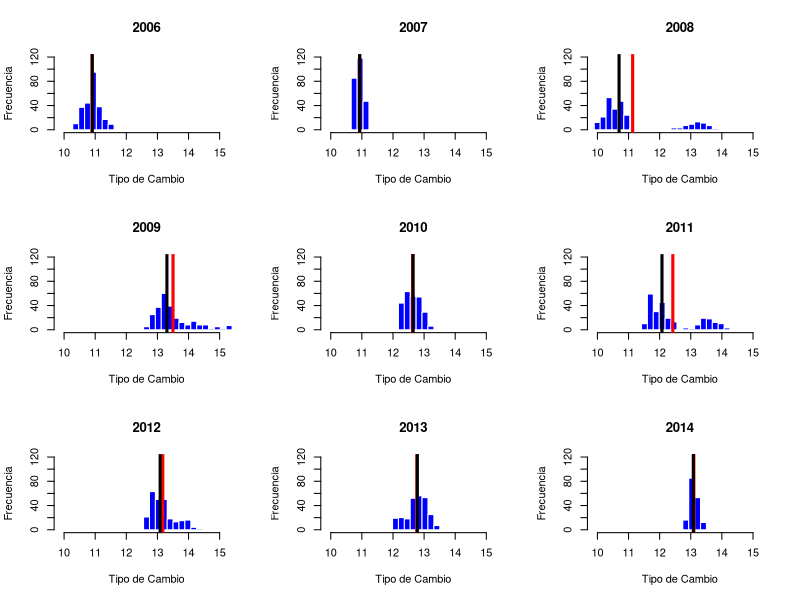
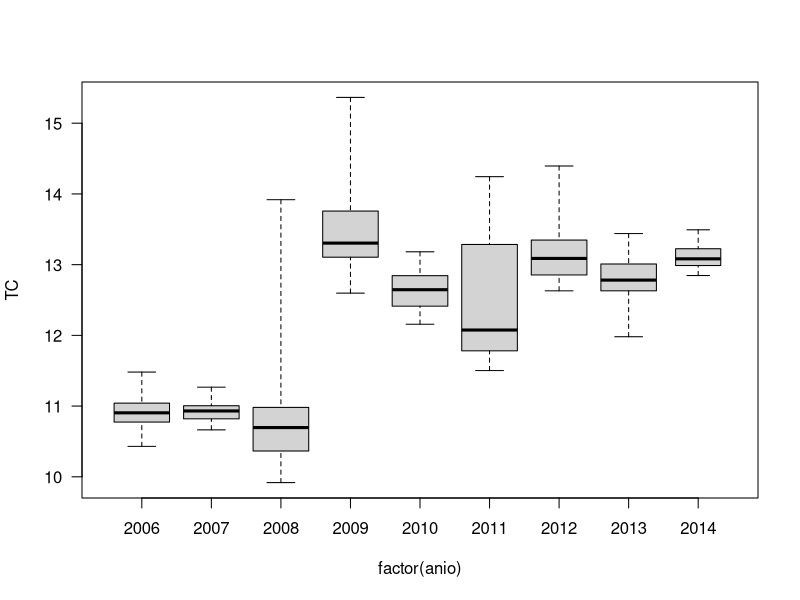
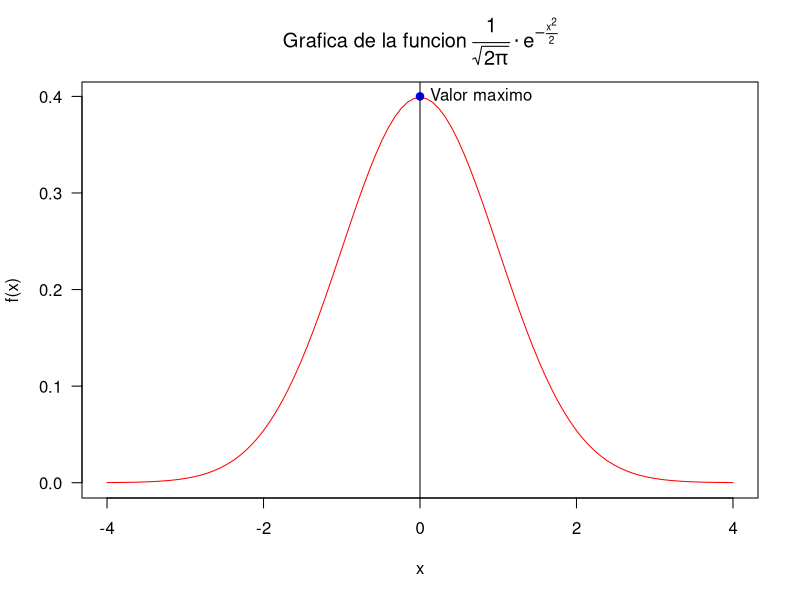

Write R code to recreate these figures, in order.
## ---- chunk 1
directorio <- "/Users/Adriana/Desktop/Ejercicio08"
## ---- chunk 2
setwd(directorio)
TC.Banxico <- read.table("./tipoCambioBanxico.txt", 
           sep ="|",
           header =TRUE,
           stringsAsFactors = FALSE)
## ---- chunk 3
TC.Banxico$Fecha.DOF <-as.Date(TC.Banxico$Fecha.DOF, format = "%d/%m/%Y")
temporal <- as.POSIXlt(TC.Banxico$Fecha.DOF)

# Creo una columna con el a?o.
TC.Banxico$anio <- unclass(temporal)$year+1900
## ---- chunk 4
TC.Banxico.existentes <- subset(TC.Banxico, TC != "N/E")
TC.Banxico.existentes$TC <- as.numeric(TC.Banxico.existentes$TC)
str(TC.Banxico.existentes)
## ---- chunk 5
par(mfrow=c(3,3))
for(i in 2006:2014){
   anios = subset(TC.Banxico.existentes, anio == i)
   hist(anios$TC,
       main = i,
       border = "white",
       col = "blue",
       xlab = "Tipo de Cambio",
       ylab = "Frecuencia",
       breaks = seq(9.9, 15.4, length.out = 30),
       xlim = c(9.9, 15.4),
       ylim = c(0, 120),
      )
   media <- mean(anios$TC)
   mediana <- median(anios$TC)
   abline(v = media, col = "red", lwd = 3)
   abline(v = mediana, col = "black", lwd = 3)
   }
## ---- chunk 6
par(mfrow = c(1,1), las = 1)
with(TC.Banxico.existentes,
     boxplot(TC~factor(anio),
             range = 0,
             varwidth = TRUE))

## ---- chunk 7
densidad <- function(x) {
  (1/(sqrt(2 * pi))) * exp(-(x^2)/2)
}
expresion <- expression(paste("Grafica de la funcion ", frac(1, sqrt(2 * pi)) %.% e^{-frac(x^2,2)}))
curve(densidad,
      from = -4, to = 4,
      xlab = "x",
      ylab = "f(x)",
      col = "red",
      main = expresion
      )
solucion <- data.frame(x = 0, y = 0.4, etiqueta = "Valor maximo")
points(solucion, col = "blue", pch = 19, bg ="16")
text(solucion$x, solucion$y, solucion$etiqueta, pos = 4)
par(las = 1)
abline(v = 0)

